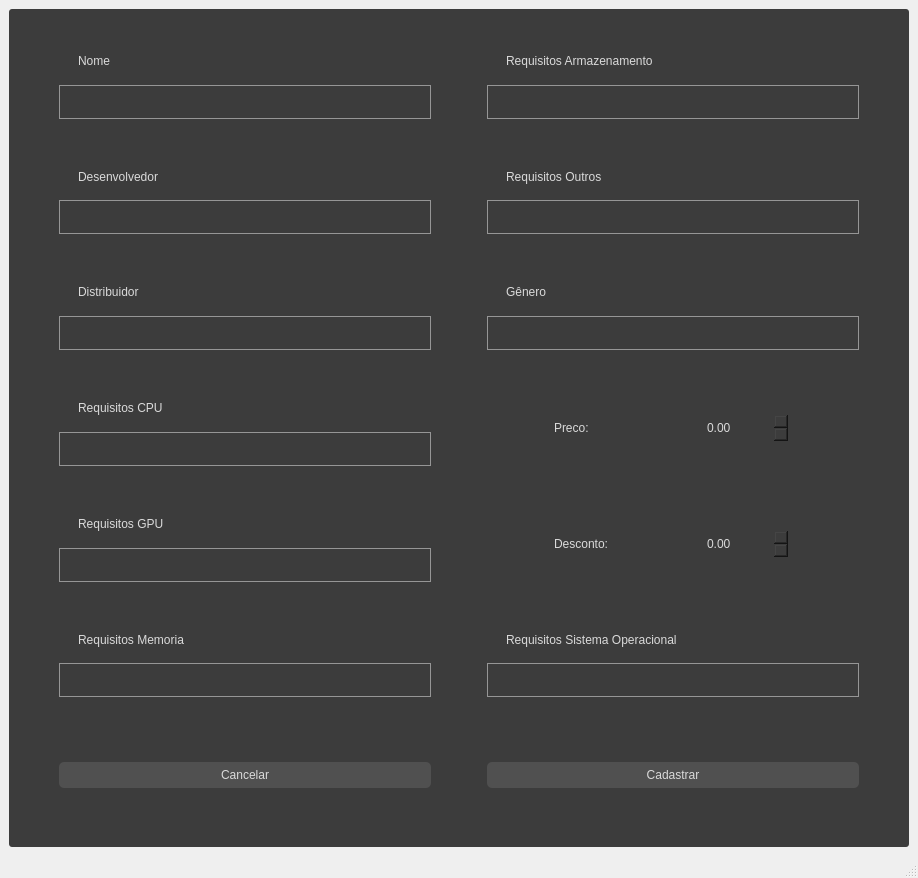
<?xml version="1.0" encoding="UTF-8"?>
<ui version="4.0">
 <class>MainWindow</class>
 <widget class="QMainWindow" name="MainWindow">
  <property name="geometry">
   <rect>
    <x>0</x>
    <y>0</y>
    <width>918</width>
    <height>878</height>
   </rect>
  </property>
  <property name="windowTitle">
   <string>Cadastrar Jogos</string>
  </property>
  <widget class="QWidget" name="centralwidget">
   <layout class="QVBoxLayout" name="verticalLayout">
    <item>
     <widget class="QFrame" name="frame">
      <property name="styleSheet">
       <string notr="true">/* Aplicando o estilo antigo com tons de cinza */
font: 12pt &quot;MS Shell Dlg 2&quot;;
color: rgb(218, 218, 218);
background-color: rgb(60, 60, 60);
border: none; /* Removendo o contorno das bordas nos quadros */
border-radius: 3px;
padding: 8px 16px;
</string>
      </property>
      <property name="frameShape">
       <enum>QFrame::StyledPanel</enum>
      </property>
      <property name="frameShadow">
       <enum>QFrame::Raised</enum>
      </property>
      <layout class="QGridLayout" name="gridLayout">
       <item row="1" column="0">
        <widget class="QFrame" name="frame_3">
         <property name="frameShape">
          <enum>QFrame::StyledPanel</enum>
         </property>
         <property name="frameShadow">
          <enum>QFrame::Raised</enum>
         </property>
         <layout class="QVBoxLayout" name="verticalLayout_3">
          <item>
           <widget class="QLabel" name="label_2">
            <property name="text">
             <string>Desenvolvedor</string>
            </property>
           </widget>
          </item>
          <item>
           <widget class="QLineEdit" name="Desenvolvedor">
            <property name="styleSheet">
             <string notr="true">/* Aplicando o estilo antigo com tons de cinza */
font: 12pt &quot;MS Shell Dlg 2&quot;;
color: rgb(218, 218, 218);
background-color: rgb(60, 60, 60);
border: none; /* Removendo o contorno das bordas nos quadros */
border-radius: 0; /* Removendo a borda arredondada nos campos de digitação */
padding: 8px 16px;
border-width: 1px; /* Adicionando borda de 1px nos campos de digitação */
border-style: solid; /* Definindo o estilo da borda como sólido */
border-color: rgb(150, 150, 150); /* Definindo a cor da borda dos campos de digitação */
</string>
            </property>
           </widget>
          </item>
         </layout>
        </widget>
       </item>
       <item row="4" column="0">
        <widget class="QFrame" name="frame_5">
         <property name="frameShape">
          <enum>QFrame::StyledPanel</enum>
         </property>
         <property name="frameShadow">
          <enum>QFrame::Raised</enum>
         </property>
         <layout class="QVBoxLayout" name="verticalLayout_5">
          <item>
           <widget class="QLabel" name="label_4">
            <property name="text">
             <string>Requisitos CPU</string>
            </property>
           </widget>
          </item>
          <item>
           <widget class="QLineEdit" name="RE_CPU">
            <property name="styleSheet">
             <string notr="true">/* Aplicando o estilo antigo com tons de cinza */
font: 12pt &quot;MS Shell Dlg 2&quot;;
color: rgb(218, 218, 218);
background-color: rgb(60, 60, 60);
border: none; /* Removendo o contorno das bordas nos quadros */
border-radius: 0; /* Removendo a borda arredondada nos campos de digitação */
padding: 8px 16px;
border-width: 1px; /* Adicionando borda de 1px nos campos de digitação */
border-style: solid; /* Definindo o estilo da borda como sólido */
border-color: rgb(150, 150, 150); /* Definindo a cor da borda dos campos de digitação */
</string>
            </property>
           </widget>
          </item>
         </layout>
        </widget>
       </item>
       <item row="2" column="1">
        <widget class="QFrame" name="frame_11">
         <property name="frameShape">
          <enum>QFrame::StyledPanel</enum>
         </property>
         <property name="frameShadow">
          <enum>QFrame::Raised</enum>
         </property>
         <layout class="QVBoxLayout" name="verticalLayout_12">
          <item>
           <widget class="QLabel" name="label_9">
            <property name="text">
             <string>Gênero</string>
            </property>
           </widget>
          </item>
          <item>
           <widget class="QLineEdit" name="Genero">
            <property name="styleSheet">
             <string notr="true">/* Aplicando o estilo antigo com tons de cinza */
font: 12pt &quot;MS Shell Dlg 2&quot;;
color: rgb(218, 218, 218);
background-color: rgb(60, 60, 60);
border: none; /* Removendo o contorno das bordas nos quadros */
border-radius: 0; /* Removendo a borda arredondada nos campos de digitação */
padding: 8px 16px;
border-width: 1px; /* Adicionando borda de 1px nos campos de digitação */
border-style: solid; /* Definindo o estilo da borda como sólido */
border-color: rgb(150, 150, 150); /* Definindo a cor da borda dos campos de digitação */
</string>
            </property>
           </widget>
          </item>
         </layout>
        </widget>
       </item>
       <item row="8" column="0">
        <widget class="QFrame" name="frame_7">
         <property name="frameShape">
          <enum>QFrame::StyledPanel</enum>
         </property>
         <property name="frameShadow">
          <enum>QFrame::Raised</enum>
         </property>
         <layout class="QVBoxLayout" name="verticalLayout_7">
          <item>
           <widget class="QLabel" name="label_6">
            <property name="text">
             <string>Requisitos Memoria</string>
            </property>
           </widget>
          </item>
          <item>
           <widget class="QLineEdit" name="RE_Memoria">
            <property name="styleSheet">
             <string notr="true">/* Aplicando o estilo antigo com tons de cinza */
font: 12pt &quot;MS Shell Dlg 2&quot;;
color: rgb(218, 218, 218);
background-color: rgb(60, 60, 60);
border: none; /* Removendo o contorno das bordas nos quadros */
border-radius: 0; /* Removendo a borda arredondada nos campos de digitação */
padding: 8px 16px;
border-width: 1px; /* Adicionando borda de 1px nos campos de digitação */
border-style: solid; /* Definindo o estilo da borda como sólido */
border-color: rgb(150, 150, 150); /* Definindo a cor da borda dos campos de digitação */
</string>
            </property>
           </widget>
          </item>
         </layout>
        </widget>
       </item>
       <item row="6" column="0">
        <widget class="QFrame" name="frame_6">
         <property name="frameShape">
          <enum>QFrame::StyledPanel</enum>
         </property>
         <property name="frameShadow">
          <enum>QFrame::Raised</enum>
         </property>
         <layout class="QVBoxLayout" name="verticalLayout_6">
          <item>
           <widget class="QLabel" name="label_5">
            <property name="text">
             <string>Requisitos GPU</string>
            </property>
           </widget>
          </item>
          <item>
           <widget class="QLineEdit" name="RE_GPU">
            <property name="styleSheet">
             <string notr="true">/* Aplicando o estilo antigo com tons de cinza */
font: 12pt &quot;MS Shell Dlg 2&quot;;
color: rgb(218, 218, 218);
background-color: rgb(60, 60, 60);
border: none; /* Removendo o contorno das bordas nos quadros */
border-radius: 0; /* Removendo a borda arredondada nos campos de digitação */
padding: 8px 16px;
border-width: 1px; /* Adicionando borda de 1px nos campos de digitação */
border-style: solid; /* Definindo o estilo da borda como sólido */
border-color: rgb(150, 150, 150); /* Definindo a cor da borda dos campos de digitação */
</string>
            </property>
           </widget>
          </item>
         </layout>
        </widget>
       </item>
       <item row="4" column="1">
        <widget class="QFrame" name="frame_12">
         <property name="minimumSize">
          <size>
           <width>400</width>
           <height>0</height>
          </size>
         </property>
         <property name="maximumSize">
          <size>
           <width>400</width>
           <height>16777215</height>
          </size>
         </property>
         <property name="frameShape">
          <enum>QFrame::StyledPanel</enum>
         </property>
         <property name="frameShadow">
          <enum>QFrame::Raised</enum>
         </property>
         <layout class="QHBoxLayout" name="horizontalLayout">
          <item>
           <widget class="QLabel" name="label_10">
            <property name="maximumSize">
             <size>
              <width>100</width>
              <height>16777215</height>
             </size>
            </property>
            <property name="text">
             <string>Preco:</string>
            </property>
           </widget>
          </item>
          <item>
           <widget class="QDoubleSpinBox" name="Preco">
            <property name="maximumSize">
             <size>
              <width>100</width>
              <height>16777215</height>
             </size>
            </property>
           </widget>
          </item>
         </layout>
        </widget>
       </item>
       <item row="8" column="1">
        <widget class="QFrame" name="frame_14">
         <property name="frameShape">
          <enum>QFrame::StyledPanel</enum>
         </property>
         <property name="frameShadow">
          <enum>QFrame::Raised</enum>
         </property>
         <layout class="QVBoxLayout" name="verticalLayout_15">
          <item>
           <widget class="QLabel" name="label_12">
            <property name="text">
             <string>Requisitos Sistema Operacional</string>
            </property>
           </widget>
          </item>
          <item>
           <widget class="QLineEdit" name="RE_Sistema">
            <property name="styleSheet">
             <string notr="true">/* Aplicando o estilo antigo com tons de cinza */
font: 12pt &quot;MS Shell Dlg 2&quot;;
color: rgb(218, 218, 218);
background-color: rgb(60, 60, 60);
border: none; /* Removendo o contorno das bordas nos quadros */
border-radius: 0; /* Removendo a borda arredondada nos campos de digitação */
padding: 8px 16px;
border-width: 1px; /* Adicionando borda de 1px nos campos de digitação */
border-style: solid; /* Definindo o estilo da borda como sólido */
border-color: rgb(150, 150, 150); /* Definindo a cor da borda dos campos de digitação */
</string>
            </property>
           </widget>
          </item>
         </layout>
        </widget>
       </item>
       <item row="1" column="1">
        <widget class="QFrame" name="frame_10">
         <property name="frameShape">
          <enum>QFrame::StyledPanel</enum>
         </property>
         <property name="frameShadow">
          <enum>QFrame::Raised</enum>
         </property>
         <layout class="QVBoxLayout" name="verticalLayout_11">
          <item>
           <widget class="QLabel" name="label_8">
            <property name="text">
             <string>Requisitos Outros</string>
            </property>
           </widget>
          </item>
          <item>
           <widget class="QLineEdit" name="RE_Outros">
            <property name="styleSheet">
             <string notr="true">/* Aplicando o estilo antigo com tons de cinza */
font: 12pt &quot;MS Shell Dlg 2&quot;;
color: rgb(218, 218, 218);
background-color: rgb(60, 60, 60);
border: none; /* Removendo o contorno das bordas nos quadros */
border-radius: 0; /* Removendo a borda arredondada nos campos de digitação */
padding: 8px 16px;
border-width: 1px; /* Adicionando borda de 1px nos campos de digitação */
border-style: solid; /* Definindo o estilo da borda como sólido */
border-color: rgb(150, 150, 150); /* Definindo a cor da borda dos campos de digitação */
</string>
            </property>
           </widget>
          </item>
         </layout>
        </widget>
       </item>
       <item row="2" column="0">
        <widget class="QFrame" name="frame_4">
         <property name="frameShape">
          <enum>QFrame::StyledPanel</enum>
         </property>
         <property name="frameShadow">
          <enum>QFrame::Raised</enum>
         </property>
         <layout class="QVBoxLayout" name="verticalLayout_4">
          <item>
           <widget class="QLabel" name="label_3">
            <property name="text">
             <string>Distribuidor</string>
            </property>
           </widget>
          </item>
          <item>
           <widget class="QLineEdit" name="Distribuidor">
            <property name="styleSheet">
             <string notr="true">/* Aplicando o estilo antigo com tons de cinza */
font: 12pt &quot;MS Shell Dlg 2&quot;;
color: rgb(218, 218, 218);
background-color: rgb(60, 60, 60);
border: none; /* Removendo o contorno das bordas nos quadros */
border-radius: 0; /* Removendo a borda arredondada nos campos de digitação */
padding: 8px 16px;
border-width: 1px; /* Adicionando borda de 1px nos campos de digitação */
border-style: solid; /* Definindo o estilo da borda como sólido */
border-color: rgb(150, 150, 150); /* Definindo a cor da borda dos campos de digitação */
</string>
            </property>
           </widget>
          </item>
         </layout>
        </widget>
       </item>
       <item row="11" column="1">
        <widget class="QFrame" name="frame_8">
         <property name="frameShape">
          <enum>QFrame::StyledPanel</enum>
         </property>
         <property name="frameShadow">
          <enum>QFrame::Raised</enum>
         </property>
         <layout class="QVBoxLayout" name="verticalLayout_8">
          <item>
           <widget class="QPushButton" name="cadastrar">
            <property name="styleSheet">
             <string notr="true">QPushButton {
    font: 12pt &quot;MS Shell Dlg 2&quot;;
    color: rgb(218, 218, 218);
    background-color: rgb(80, 80, 80);
    border-style: outset;
    border-width: 0px;
    border-color: beige;
    border-radius: 5px;
    padding: 6px;
}

QPushButton:hover {
    background-color: rgb(88, 88, 88); /* Cor de fundo quando o botão é destacado */
}

QPushButton:pressed {
    background-color: rgb(40, 40, 40); /* Cor de fundo quando o botão é pressionado */
}
</string>
            </property>
            <property name="text">
             <string>Cadastrar</string>
            </property>
           </widget>
          </item>
         </layout>
        </widget>
       </item>
       <item row="6" column="1">
        <widget class="QFrame" name="frame_13">
         <property name="minimumSize">
          <size>
           <width>400</width>
           <height>0</height>
          </size>
         </property>
         <property name="maximumSize">
          <size>
           <width>400</width>
           <height>16777215</height>
          </size>
         </property>
         <property name="frameShape">
          <enum>QFrame::StyledPanel</enum>
         </property>
         <property name="frameShadow">
          <enum>QFrame::Raised</enum>
         </property>
         <layout class="QHBoxLayout" name="horizontalLayout_2">
          <item>
           <widget class="QLabel" name="label_11">
            <property name="maximumSize">
             <size>
              <width>100</width>
              <height>16777215</height>
             </size>
            </property>
            <property name="text">
             <string>Desconto:</string>
            </property>
           </widget>
          </item>
          <item>
           <widget class="QDoubleSpinBox" name="Desconto">
            <property name="maximumSize">
             <size>
              <width>100</width>
              <height>16777215</height>
             </size>
            </property>
           </widget>
          </item>
         </layout>
        </widget>
       </item>
       <item row="0" column="0">
        <widget class="QFrame" name="frame_2">
         <property name="frameShape">
          <enum>QFrame::StyledPanel</enum>
         </property>
         <property name="frameShadow">
          <enum>QFrame::Raised</enum>
         </property>
         <layout class="QVBoxLayout" name="verticalLayout_2">
          <item>
           <widget class="QLabel" name="label">
            <property name="text">
             <string>Nome</string>
            </property>
           </widget>
          </item>
          <item>
           <widget class="QLineEdit" name="Nome_jogo">
            <property name="styleSheet">
             <string notr="true">/* Aplicando o estilo antigo com tons de cinza */
font: 12pt &quot;MS Shell Dlg 2&quot;;
color: rgb(218, 218, 218);
background-color: rgb(60, 60, 60);
border: none; /* Removendo o contorno das bordas nos quadros */
border-radius: 0; /* Removendo a borda arredondada nos campos de digitação */
padding: 8px 16px;
border-width: 1px; /* Adicionando borda de 1px nos campos de digitação */
border-style: solid; /* Definindo o estilo da borda como sólido */
border-color: rgb(150, 150, 150); /* Definindo a cor da borda dos campos de digitação */
</string>
            </property>
           </widget>
          </item>
         </layout>
        </widget>
       </item>
       <item row="0" column="1">
        <widget class="QFrame" name="frame_9">
         <property name="frameShape">
          <enum>QFrame::StyledPanel</enum>
         </property>
         <property name="frameShadow">
          <enum>QFrame::Raised</enum>
         </property>
         <layout class="QVBoxLayout" name="verticalLayout_10">
          <item>
           <widget class="QLabel" name="label_7">
            <property name="text">
             <string>Requisitos Armazenamento</string>
            </property>
           </widget>
          </item>
          <item>
           <widget class="QLineEdit" name="RE_armazenamento">
            <property name="styleSheet">
             <string notr="true">/* Aplicando o estilo antigo com tons de cinza */
font: 12pt &quot;MS Shell Dlg 2&quot;;
color: rgb(218, 218, 218);
background-color: rgb(60, 60, 60);
border: none; /* Removendo o contorno das bordas nos quadros */
border-radius: 0; /* Removendo a borda arredondada nos campos de digitação */
padding: 8px 16px;
border-width: 1px; /* Adicionando borda de 1px nos campos de digitação */
border-style: solid; /* Definindo o estilo da borda como sólido */
border-color: rgb(150, 150, 150); /* Definindo a cor da borda dos campos de digitação */
</string>
            </property>
           </widget>
          </item>
         </layout>
        </widget>
       </item>
       <item row="11" column="0">
        <widget class="QFrame" name="frame_16">
         <property name="frameShape">
          <enum>QFrame::StyledPanel</enum>
         </property>
         <property name="frameShadow">
          <enum>QFrame::Raised</enum>
         </property>
         <layout class="QVBoxLayout" name="verticalLayout_9">
          <item>
           <widget class="QPushButton" name="cancelar">
            <property name="styleSheet">
             <string notr="true">QPushButton {
    font: 12pt &quot;MS Shell Dlg 2&quot;;
    color: rgb(218, 218, 218);
    background-color: rgb(80, 80, 80);
    border-style: outset;
    border-width: 0px;
    border-color: beige;
    border-radius: 5px;
    padding: 6px;
}

QPushButton:hover {
    background-color: rgb(88, 88, 88); /* Cor de fundo quando o botão é destacado */
}

QPushButton:pressed {
    background-color: rgb(40, 40, 40); /* Cor de fundo quando o botão é pressionado */
}
</string>
            </property>
            <property name="text">
             <string>Cancelar</string>
            </property>
           </widget>
          </item>
         </layout>
        </widget>
       </item>
      </layout>
     </widget>
    </item>
   </layout>
  </widget>
  <widget class="QMenuBar" name="menubar">
   <property name="geometry">
    <rect>
     <x>0</x>
     <y>0</y>
     <width>918</width>
     <height>21</height>
    </rect>
   </property>
  </widget>
  <widget class="QStatusBar" name="statusbar"/>
 </widget>
 <tabstops>
  <tabstop>Nome_jogo</tabstop>
  <tabstop>Desenvolvedor</tabstop>
  <tabstop>Distribuidor</tabstop>
  <tabstop>RE_CPU</tabstop>
  <tabstop>RE_GPU</tabstop>
  <tabstop>RE_Memoria</tabstop>
  <tabstop>RE_armazenamento</tabstop>
  <tabstop>RE_Outros</tabstop>
  <tabstop>Genero</tabstop>
  <tabstop>Preco</tabstop>
  <tabstop>Desconto</tabstop>
  <tabstop>RE_Sistema</tabstop>
  <tabstop>cancelar</tabstop>
  <tabstop>cadastrar</tabstop>
 </tabstops>
 <resources/>
 <connections/>
</ui>
